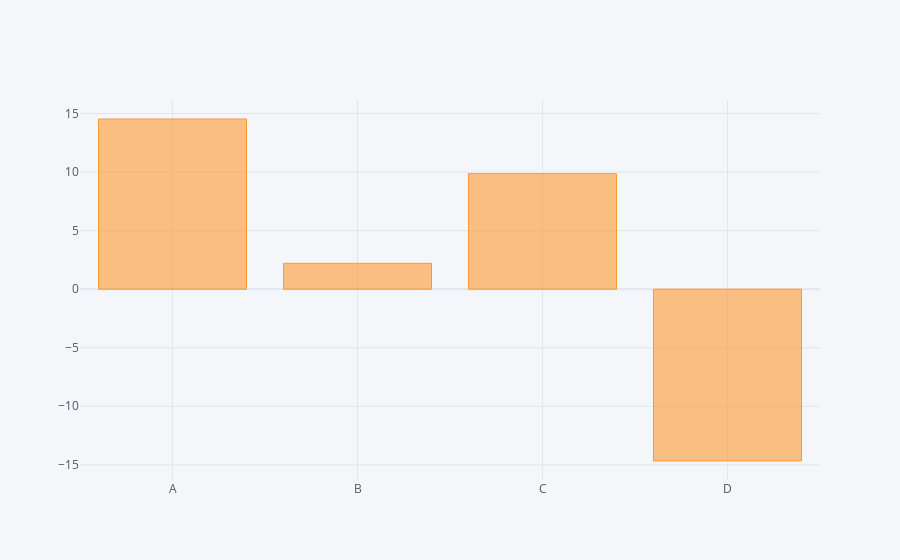

Source (notebook cell):
### Code cell
#Use the iplot() method with arguments, kind argument determines the plot type 
#kind='bar' which uses an ggregate method to group data = sum() method

df.sum().iplot(kind='bar')

### Figure 1 — Plotly figure (JSON) as saved in the notebook; plotly's stock layout.template omitted (floating-point values rounded to 4 significant figures)
{"data": [{"marker": {"color": "rgba(255, 153, 51, 0.6)", "line": {"color": "rgba(255, 153, 51, 1.0)", "width": 1}}, "name": "None", "orientation": "v", "text": "", "type": "bar", "x": ["A", "B", "C", "D"], "y": [14.54, 2.212, 9.869, -14.67]}], "layout": {"legend": {"bgcolor": "#F5F6F9", "font": {"color": "#4D5663"}}, "paper_bgcolor": "#F5F6F9", "plot_bgcolor": "#F5F6F9", "title": {"font": {"color": "#4D5663"}}, "xaxis": {"gridcolor": "#E1E5ED", "showgrid": true, "tickfont": {"color": "#4D5663"}, "title": {"font": {"color": "#4D5663"}, "text": ""}, "zerolinecolor": "#E1E5ED"}, "yaxis": {"gridcolor": "#E1E5ED", "showgrid": true, "tickfont": {"color": "#4D5663"}, "title": {"font": {"color": "#4D5663"}, "text": ""}, "zerolinecolor": "#E1E5ED"}}}
